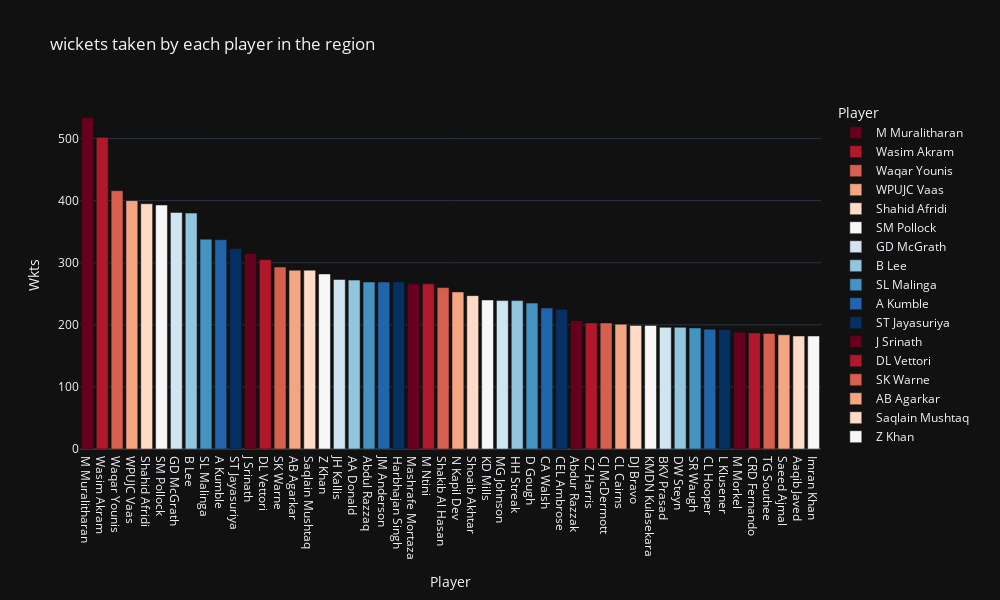

Write notebook code for a chart like this one.
### Code cell
#plotting
px.bar(bowling_odi.head(50), x="Player", y="Wkts", color="Player", title="wickets taken by each player in the region"
       , color_discrete_sequence=px.colors.sequential.RdBu, height=600, width=1000, template="plotly_dark",
       labels={"Final Region": "Region", "HS": "Matches Played"})

### Figure 1 — Plotly figure (JSON) as saved in the notebook; plotly's stock layout.template omitted (floating-point values rounded to 4 significant figures)
{"data": [{"alignmentgroup": "True", "hovertemplate": "Player=%{x}<br>Wkts=%{y}<extra></extra>", "legendgroup": "M Muralitharan ", "marker": {"color": "rgb(103,0,31)", "pattern": {"shape": ""}}, "name": "M Muralitharan ", "offsetgroup": "M Muralitharan ", "orientation": "v", "showlegend": true, "textposition": "auto", "type": "bar", "x": ["M Muralitharan "], "xaxis": "x", "y": [534], "yaxis": "y"}, {"alignmentgroup": "True", "hovertemplate": "Player=%{x}<br>Wkts=%{y}<extra></extra>", "legendgroup": "Wasim Akram ", "marker": {"color": "rgb(178,24,43)", "pattern": {"shape": ""}}, "name": "Wasim Akram ", "offsetgroup": "Wasim Akram ", "orientation": "v", "showlegend": true, "textposition": "auto", "type": "bar", "x": ["Wasim Akram "], "xaxis": "x", "y": [502], "yaxis": "y"}, {"alignmentgroup": "True", "hovertemplate": "Player=%{x}<br>Wkts=%{y}<extra></extra>", "legendgroup": "Waqar Younis ", "marker": {"color": "rgb(214,96,77)", "pattern": {"shape": ""}}, "name": "Waqar Younis ", "offsetgroup": "Waqar Younis ", "orientation": "v", "showlegend": true, "textposition": "auto", "type": "bar", "x": ["Waqar Younis "], "xaxis": "x", "y": [416], "yaxis": "y"}, {"alignmentgroup": "True", "hovertemplate": "Player=%{x}<br>Wkts=%{y}<extra></extra>", "legendgroup": "WPUJC Vaas ", "marker": {"color": "rgb(244,165,130)", "pattern": {"shape": ""}}, "name": "WPUJC Vaas ", "offsetgroup": "WPUJC Vaas ", "orientation": "v", "showlegend": true, "textposition": "auto", "type": "bar", "x": ["WPUJC Vaas "], "xaxis": "x", "y": [400], "yaxis": "y"}, {"alignmentgroup": "True", "hovertemplate": "Player=%{x}<br>Wkts=%{y}<extra></extra>", "legendgroup": "Shahid Afridi ", "marker": {"color": "rgb(253,219,199)", "pattern": {"shape": ""}}, "name": "Shahid Afridi ", "offsetgroup": "Shahid Afridi ", "orientation": "v", "showlegend": true, "textposition": "auto", "type": "bar", "x": ["Shahid Afridi "], "xaxis": "x", "y": [395], "yaxis": "y"}, {"alignmentgroup": "True", "hovertemplate": "Player=%{x}<br>Wkts=%{y}<extra></extra>", "legendgroup": "SM Pollock ", "marker": {"color": "rgb(247,247,247)", "pattern": {"shape": ""}}, "name": "SM Pollock ", "offsetgroup": "SM Pollock ", "orientation": "v", "showlegend": true, "textposition": "auto", "type": "bar", "x": ["SM Pollock "], "xaxis": "x", "y": [393], "yaxis": "y"}, {"alignmentgroup": "True", "hovertemplate": "Player=%{x}<br>Wkts=%{y}<extra></extra>", "legendgroup": "GD McGrath ", "marker": {"color": "rgb(209,229,240)", "pattern": {"shape": ""}}, "name": "GD McGrath ", "offsetgroup": "GD McGrath ", "orientation": "v", "showlegend": true, "textposition": "auto", "type": "bar", "x": ["GD McGrath "], "xaxis": "x", "y": [381], "yaxis": "y"}, {"alignmentgroup": "True", "hovertemplate": "Player=%{x}<br>Wkts=%{y}<extra></extra>", "legendgroup": "B Lee ", "marker": {"color": "rgb(146,197,222)", "pattern": {"shape": ""}}, "name": "B Lee ", "offsetgroup": "B Lee ", "orientation": "v", "showlegend": true, "textposition": "auto", "type": "bar", "x": ["B Lee "], "xaxis": "x", "y": [380], "yaxis": "y"}, {"alignmentgroup": "True", "hovertemplate": "Player=%{x}<br>Wkts=%{y}<extra></extra>", "legendgroup": "SL Malinga ", "marker": {"color": "rgb(67,147,195)", "pattern": {"shape": ""}}, "name": "SL Malinga ", "offsetgroup": "SL Malinga ", "orientation": "v", "showlegend": true, "textposition": "auto", "type": "bar", "x": ["SL Malinga "], "xaxis": "x", "y": [338], "yaxis": "y"}, {"alignmentgroup": "True", "hovertemplate": "Player=%{x}<br>Wkts=%{y}<extra></extra>", "legendgroup": "A Kumble ", "marker": {"color": "rgb(33,102,172)", "pattern": {"shape": ""}}, "name": "A Kumble ", "offsetgroup": "A Kumble ", "orientation": "v", "showlegend": true, "textposition": "auto", "type": "bar", "x": ["A Kumble "], "xaxis": "x", "y": [337], "yaxis": "y"}, {"alignmentgroup": "True", "hovertemplate": "Player=%{x}<br>Wkts=%{y}<extra></extra>", "legendgroup": "ST Jayasuriya ", "marker": {"color": "rgb(5,48,97)", "pattern": {"shape": ""}}, "name": "ST Jayasuriya ", "offsetgroup": "ST Jayasuriya ", "orientation": "v", "showlegend": true, "textposition": "auto", "type": "bar", "x": ["ST Jayasuriya "], "xaxis": "x", "y": [323], "yaxis": "y"}, {"alignmentgroup": "True", "hovertemplate": "Player=%{x}<br>Wkts=%{y}<extra></extra>", "legendgroup": "J Srinath ", "marker": {"color": "rgb(103,0,31)", "pattern": {"shape": ""}}, "name": "J Srinath ", "offsetgroup": "J Srinath ", "orientation": "v", "showlegend": true, "textposition": "auto", "type": "bar", "x": ["J Srinath "], "xaxis": "x", "y": [315], "yaxis": "y"}, {"alignmentgroup": "True", "hovertemplate": "Player=%{x}<br>Wkts=%{y}<extra></extra>", "legendgroup": "DL Vettori ", "marker": {"color": "rgb(178,24,43)", "pattern": {"shape": ""}}, "name": "DL Vettori ", "offsetgroup": "DL Vettori ", "orientation": "v", "showlegend": true, "textposition": "auto", "type": "bar", "x": ["DL Vettori "], "xaxis": "x", "y": [305], "yaxis": "y"}, {"alignmentgroup": "True", "hovertemplate": "Player=%{x}<br>Wkts=%{y}<extra></extra>", "legendgroup": "SK Warne ", "marker": {"color": "rgb(214,96,77)", "pattern": {"shape": ""}}, "name": "SK Warne ", "offsetgroup": "SK Warne ", "orientation": "v", "showlegend": true, "textposition": "auto", "type": "bar", "x": ["SK Warne "], "xaxis": "x", "y": [293], "yaxis": "y"}, {"alignmentgroup": "True", "hovertemplate": "Player=%{x}<br>Wkts=%{y}<extra></extra>", "legendgroup": "AB Agarkar ", "marker": {"color": "rgb(244,165,130)", "pattern": {"shape": ""}}, "name": "AB Agarkar ", "offsetgroup": "AB Agarkar ", "orientation": "v", "showlegend": true, "textposition": "auto", "type": "bar", "x": ["AB Agarkar "], "xaxis": "x", "y": [288], "yaxis": "y"}, {"alignmentgroup": "True", "hovertemplate": "Player=%{x}<br>Wkts=%{y}<extra></extra>", "legendgroup": "Saqlain Mushtaq ", "marker": {"color": "rgb(253,219,199)", "pattern": {"shape": ""}}, "name": "Saqlain Mushtaq ", "offsetgroup": "Saqlain Mushtaq ", "orientation": "v", "showlegend": true, "textposition": "auto", "type": "bar", "x": ["Saqlain Mushtaq "], "xaxis": "x", "y": [288], "yaxis": "y"}, {"alignmentgroup": "True", "hovertemplate": "Player=%{x}<br>Wkts=%{y}<extra></extra>", "legendgroup": "Z Khan ", "marker": {"color": "rgb(247,247,247)", "pattern": {"shape": ""}}, "name": "Z Khan ", "offsetgroup": "Z Khan ", "orientation": "v", "showlegend": true, "textposition": "auto", "type": "bar", "x": ["Z Khan "], "xaxis": "x", "y": [282], "yaxis": "y"}, {"alignmentgroup": "True", "hovertemplate": "Player=%{x}<br>Wkts=%{y}<extra></extra>", "legendgroup": "JH Kallis ", "marker": {"color": "rgb(209,229,240)", "pattern": {"shape": ""}}, "name": "JH Kallis ", "offsetgroup": "JH Kallis ", "orientation": "v", "showlegend": true, "textposition": "auto", "type": "bar", "x": ["JH Kallis "], "xaxis": "x", "y": [273], "yaxis": "y"}, {"alignmentgroup": "True", "hovertemplate": "Player=%{x}<br>Wkts=%{y}<extra></extra>", "legendgroup": "AA Donald ", "marker": {"color": "rgb(146,197,222)", "pattern": {"shape": ""}}, "name": "AA Donald ", "offsetgroup": "AA Donald ", "orientation": "v", "showlegend": true, "textposition": "auto", "type": "bar", "x": ["AA Donald "], "xaxis": "x", "y": [272], "yaxis": "y"}, {"alignmentgroup": "True", "hovertemplate": "Player=%{x}<br>Wkts=%{y}<extra></extra>", "legendgroup": "Abdul Razzaq ", "marker": {"color": "rgb(67,147,195)", "pattern": {"shape": ""}}, "name": "Abdul Razzaq ", "offsetgroup": "Abdul Razzaq ", "orientation": "v", "showlegend": true, "textposition": "auto", "type": "bar", "x": ["Abdul Razzaq "], "xaxis": "x", "y": [269], "yaxis": "y"}, {"alignmentgroup": "True", "hovertemplate": "Player=%{x}<br>Wkts=%{y}<extra></extra>", "legendgroup": "JM Anderson ", "marker": {"color": "rgb(33,102,172)", "pattern": {"shape": ""}}, "name": "JM Anderson ", "offsetgroup": "JM Anderson ", "orientation": "v", "showlegend": true, "textposition": "auto", "type": "bar", "x": ["JM Anderson "], "xaxis": "x", "y": [269], "yaxis": "y"}, {"alignmentgroup": "True", "hovertemplate": "Player=%{x}<br>Wkts=%{y}<extra></extra>", "legendgroup": "Harbhajan Singh ", "marker": {"color": "rgb(5,48,97)", "pattern": {"shape": ""}}, "name": "Harbhajan Singh ", "offsetgroup": "Harbhajan Singh ", "orientation": "v", "showlegend": true, "textposition": "auto", "type": "bar", "x": ["Harbhajan Singh "], "xaxis": "x", "y": [269], "yaxis": "y"}, {"alignmentgroup": "True", "hovertemplate": "Player=%{x}<br>Wkts=%{y}<extra></extra>", "legendgroup": "Mashrafe Mortaza ", "marker": {"color": "rgb(103,0,31)", "pattern": {"shape": ""}}, "name": "Mashrafe Mortaza ", "offsetgroup": "Mashrafe Mortaza ", "orientation": "v", "showlegend": true, "textposition": "auto", "type": "bar", "x": ["Mashrafe Mortaza "], "xaxis": "x", "y": [266], "yaxis": "y"}, {"alignmentgroup": "True", "hovertemplate": "Player=%{x}<br>Wkts=%{y}<extra></extra>", "legendgroup": "M Ntini ", "marker": {"color": "rgb(178,24,43)", "pattern": {"shape": ""}}, "name": "M Ntini ", "offsetgroup": "M Ntini ", "orientation": "v", "showlegend": true, "textposition": "auto", "type": "bar", "x": ["M Ntini "], "xaxis": "x", "y": [266], "yaxis": "y"}, {"alignmentgroup": "True", "hovertemplate": "Player=%{x}<br>Wkts=%{y}<extra></extra>", "legendgroup": "Shakib Al Hasan ", "marker": {"color": "rgb(214,96,77)", "pattern": {"shape": ""}}, "name": "Shakib Al Hasan ", "offsetgroup": "Shakib Al Hasan ", "orientation": "v", "showlegend": true, "textposition": "auto", "type": "bar", "x": ["Shakib Al Hasan "], "xaxis": "x", "y": [260], "yaxis": "y"}, {"alignmentgroup": "True", "hovertemplate": "Player=%{x}<br>Wkts=%{y}<extra></extra>", "legendgroup": "N Kapil Dev ", "marker": {"color": "rgb(244,165,130)", "pattern": {"shape": ""}}, "name": "N Kapil Dev ", "offsetgroup": "N Kapil Dev ", "orientation": "v", "showlegend": true, "textposition": "auto", "type": "bar", "x": ["N Kapil Dev "], "xaxis": "x", "y": [253], "yaxis": "y"}, {"alignmentgroup": "True", "hovertemplate": "Player=%{x}<br>Wkts=%{y}<extra></extra>", "legendgroup": "Shoaib Akhtar ", "marker": {"color": "rgb(253,219,199)", "pattern": {"shape": ""}}, "name": "Shoaib Akhtar ", "offsetgroup": "Shoaib Akhtar ", "orientation": "v", "showlegend": true, "textposition": "auto", "type": "bar", "x": ["Shoaib Akhtar "], "xaxis": "x", "y": [247], "yaxis": "y"}, {"alignmentgroup": "True", "hovertemplate": "Player=%{x}<br>Wkts=%{y}<extra></extra>", "legendgroup": "KD Mills ", "marker": {"color": "rgb(247,247,247)", "pattern": {"shape": ""}}, "name": "KD Mills ", "offsetgroup": "KD Mills ", "orientation": "v", "showlegend": true, "textposition": "auto", "type": "bar", "x": ["KD Mills "], "xaxis": "x", "y": [240], "yaxis": "y"}, {"alignmentgroup": "True", "hovertemplate": "Player=%{x}<br>Wkts=%{y}<extra></extra>", "legendgroup": "MG Johnson ", "marker": {"color": "rgb(209,229,240)", "pattern": {"shape": ""}}, "name": "MG Johnson ", "offsetgroup": "MG Johnson ", "orientation": "v", "showlegend": true, "textposition": "auto", "type": "bar", "x": ["MG Johnson "], "xaxis": "x", "y": [239], "yaxis": "y"}, {"alignmentgroup": "True", "hovertemplate": "Player=%{x}<br>Wkts=%{y}<extra></extra>", "legendgroup": "HH Streak ", "marker": {"color": "rgb(146,197,222)", "pattern": {"shape": ""}}, "name": "HH Streak ", "offsetgroup": "HH Streak ", "orientation": "v", "showlegend": true, "textposition": "auto", "type": "bar", "x": ["HH Streak "], "xaxis": "x", "y": [239], "yaxis": "y"}, {"alignmentgroup": "True", "hovertemplate": "Player=%{x}<br>Wkts=%{y}<extra></extra>", "legendgroup": "D Gough ", "marker": {"color": "rgb(67,147,195)", "pattern": {"shape": ""}}, "name": "D Gough ", "offsetgroup": "D Gough ", "orientation": "v", "showlegend": true, "textposition": "auto", "type": "bar", "x": ["D Gough "], "xaxis": "x", "y": [235], "yaxis": "y"}, {"alignmentgroup": "True", "hovertemplate": "Player=%{x}<br>Wkts=%{y}<extra></extra>", "legendgroup": "CA Walsh ", "marker": {"color": "rgb(33,102,172)", "pattern": {"shape": ""}}, "name": "CA Walsh ", "offsetgroup": "CA Walsh ", "orientation": "v", "showlegend": true, "textposition": "auto", "type": "bar", "x": ["CA Walsh "], "xaxis": "x", "y": [227], "yaxis": "y"}, {"alignmentgroup": "True", "hovertemplate": "Player=%{x}<br>Wkts=%{y}<extra></extra>", "legendgroup": "CEL Ambrose ", "marker": {"color": "rgb(5,48,97)", "pattern": {"shape": ""}}, "name": "CEL Ambrose ", "offsetgroup": "CEL Ambrose ", "orientation": "v", "showlegend": true, "textposition": "auto", "type": "bar", "x": ["CEL Ambrose "], "xaxis": "x", "y": [225], "yaxis": "y"}, {"alignmentgroup": "True", "hovertemplate": "Player=%{x}<br>Wkts=%{y}<extra></extra>", "legendgroup": "Abdur Razzak ", "marker": {"color": "rgb(103,0,31)", "pattern": {"shape": ""}}, "name": "Abdur Razzak ", "offsetgroup": "Abdur Razzak ", "orientation": "v", "showlegend": true, "textposition": "auto", "type": "bar", "x": ["Abdur Razzak "], "xaxis": "x", "y": [207], "yaxis": "y"}, {"alignmentgroup": "True", "hovertemplate": "Player=%{x}<br>Wkts=%{y}<extra></extra>", "legendgroup": "CZ Harris ", "marker": {"color": "rgb(178,24,43)", "pattern": {"shape": ""}}, "name": "CZ Harris ", "offsetgroup": "CZ Harris ", "orientation": "v", "showlegend": true, "textposition": "auto", "type": "bar", "x": ["CZ Harris "], "xaxis": "x", "y": [203], "yaxis": "y"}, {"alignmentgroup": "True", "hovertemplate": "Player=%{x}<br>Wkts=%{y}<extra></extra>", "legendgroup": "CJ McDermott ", "marker": {"color": "rgb(214,96,77)", "pattern": {"shape": ""}}, "name": "CJ McDermott ", "offsetgroup": "CJ McDermott ", "orientation": "v", "showlegend": true, "textposition": "auto", "type": "bar", "x": ["CJ McDermott "], "xaxis": "x", "y": [203], "yaxis": "y"}, {"alignmentgroup": "True", "hovertemplate": "Player=%{x}<br>Wkts=%{y}<extra></extra>", "legendgroup": "CL Cairns ", "marker": {"color": "rgb(244,165,130)", "pattern": {"shape": ""}}, "name": "CL Cairns ", "offsetgroup": "CL Cairns ", "orientation": "v", "showlegend": true, "textposition": "auto", "type": "bar", "x": ["CL Cairns "], "xaxis": "x", "y": [201], "yaxis": "y"}, {"alignmentgroup": "True", "hovertemplate": "Player=%{x}<br>Wkts=%{y}<extra></extra>", "legendgroup": "DJ Bravo ", "marker": {"color": "rgb(253,219,199)", "pattern": {"shape": ""}}, "name": "DJ Bravo ", "offsetgroup": "DJ Bravo ", "orientation": "v", "showlegend": true, "textposition": "auto", "type": "bar", "x": ["DJ Bravo "], "xaxis": "x", "y": [199], "yaxis": "y"}, {"alignmentgroup": "True", "hovertemplate": "Player=%{x}<br>Wkts=%{y}<extra></extra>", "legendgroup": "KMDN Kulasekara ", "marker": {"color": "rgb(247,247,247)", "pattern": {"shape": ""}}, "name": "KMDN Kulasekara ", "offsetgroup": "KMDN Kulasekara ", "orientation": "v", "showlegend": true, "textposition": "auto", "type": "bar", "x": ["KMDN Kulasekara "], "xaxis": "x", "y": [199], "yaxis": "y"}, {"alignmentgroup": "True", "hovertemplate": "Player=%{x}<br>Wkts=%{y}<extra></extra>", "legendgroup": "BKV Prasad ", "marker": {"color": "rgb(209,229,240)", "pattern": {"shape": ""}}, "name": "BKV Prasad ", "offsetgroup": "BKV Prasad ", "orientation": "v", "showlegend": true, "textposition": "auto", "type": "bar", "x": ["BKV Prasad "], "xaxis": "x", "y": [196], "yaxis": "y"}, {"alignmentgroup": "True", "hovertemplate": "Player=%{x}<br>Wkts=%{y}<extra></extra>", "legendgroup": "DW Steyn ", "marker": {"color": "rgb(146,197,222)", "pattern": {"shape": ""}}, "name": "DW Steyn ", "offsetgroup": "DW Steyn ", "orientation": "v", "showlegend": true, "textposition": "auto", "type": "bar", "x": ["DW Steyn "], "xaxis": "x", "y": [196], "yaxis": "y"}, {"alignmentgroup": "True", "hovertemplate": "Player=%{x}<br>Wkts=%{y}<extra></extra>", "legendgroup": "SR Waugh ", "marker": {"color": "rgb(67,147,195)", "pattern": {"shape": ""}}, "name": "SR Waugh ", "offsetgroup": "SR Waugh ", "orientation": "v", "showlegend": true, "textposition": "auto", "type": "bar", "x": ["SR Waugh "], "xaxis": "x", "y": [195], "yaxis": "y"}, {"alignmentgroup": "True", "hovertemplate": "Player=%{x}<br>Wkts=%{y}<extra></extra>", "legendgroup": "CL Hooper ", "marker": {"color": "rgb(33,102,172)", "pattern": {"shape": ""}}, "name": "CL Hooper ", "offsetgroup": "CL Hooper ", "orientation": "v", "showlegend": true, "textposition": "auto", "type": "bar", "x": ["CL Hooper "], "xaxis": "x", "y": [193], "yaxis": "y"}, {"alignmentgroup": "True", "hovertemplate": "Player=%{x}<br>Wkts=%{y}<extra></extra>", "legendgroup": "L Klusener ", "marker": {"color": "rgb(5,48,97)", "pattern": {"shape": ""}}, "name": "L Klusener ", "offsetgroup": "L Klusener ", "orientation": "v", "showlegend": true, "textposition": "auto", "type": "bar", "x": ["L Klusener "], "xaxis": "x", "y": [192], "yaxis": "y"}, {"alignmentgroup": "True", "hovertemplate": "Player=%{x}<br>Wkts=%{y}<extra></extra>", "legendgroup": "M Morkel ", "marker": {"color": "rgb(103,0,31)", "pattern": {"shape": ""}}, "name": "M Morkel ", "offsetgroup": "M Morkel ", "orientation": "v", "showlegend": true, "textposition": "auto", "type": "bar", "x": ["M Morkel "], "xaxis": "x", "y": [188], "yaxis": "y"}, {"alignmentgroup": "True", "hovertemplate": "Player=%{x}<br>Wkts=%{y}<extra></extra>", "legendgroup": "CRD Fernando ", "marker": {"color": "rgb(178,24,43)", "pattern": {"shape": ""}}, "name": "CRD Fernando ", "offsetgroup": "CRD Fernando ", "orientation": "v", "showlegend": true, "textposition": "auto", "type": "bar", "x": ["CRD Fernando "], "xaxis": "x", "y": [187], "yaxis": "y"}, {"alignmentgroup": "True", "hovertemplate": "Player=%{x}<br>Wkts=%{y}<extra></extra>", "legendgroup": "TG Southee ", "marker": {"color": "rgb(214,96,77)", "pattern": {"shape": ""}}, "name": "TG Southee ", "offsetgroup": "TG Southee ", "orientation": "v", "showlegend": true, "textposition": "auto", "type": "bar", "x": ["TG Southee "], "xaxis": "x", "y": [186], "yaxis": "y"}, {"alignmentgroup": "True", "hovertemplate": "Player=%{x}<br>Wkts=%{y}<extra></extra>", "legendgroup": "Saeed Ajmal ", "marker": {"color": "rgb(244,165,130)", "pattern": {"shape": ""}}, "name": "Saeed Ajmal ", "offsetgroup": "Saeed Ajmal ", "orientation": "v", "showlegend": true, "textposition": "auto", "type": "bar", "x": ["Saeed Ajmal "], "xaxis": "x", "y": [184], "yaxis": "y"}, {"alignmentgroup": "True", "hovertemplate": "Player=%{x}<br>Wkts=%{y}<extra></extra>", "legendgroup": "Aaqib Javed ", "marker": {"color": "rgb(253,219,199)", "pattern": {"shape": ""}}, "name": "Aaqib Javed ", "offsetgroup": "Aaqib Javed ", "orientation": "v", "showlegend": true, "textposition": "auto", "type": "bar", "x": ["Aaqib Javed "], "xaxis": "x", "y": [182], "yaxis": "y"}, {"alignmentgroup": "True", "hovertemplate": "Player=%{x}<br>Wkts=%{y}<extra></extra>", "legendgroup": "Imran Khan ", "marker": {"color": "rgb(247,247,247)", "pattern": {"shape": ""}}, "name": "Imran Khan ", "offsetgroup": "Imran Khan ", "orientation": "v", "showlegend": true, "textposition": "auto", "type": "bar", "x": ["Imran Khan "], "xaxis": "x", "y": [182], "yaxis": "y"}], "layout": {"barmode": "relative", "height": 600, "legend": {"title": {"text": "Player"}, "tracegroupgap": 0}, "title": {"text": "wickets taken by each player in the region"}, "width": 1000, "xaxis": {"anchor": "y", "categoryarray": ["M Muralitharan ", "Wasim Akram ", "Waqar Younis ", "WPUJC Vaas ", "Shahid Afridi ", "SM Pollock ", "GD McGrath ", "B Lee ", "SL Malinga ", "A Kumble ", "ST Jayasuriya ", "J Srinath ", "DL Vettori ", "SK Warne ", "AB Agarkar ", "Saqlain Mushtaq ", "Z Khan ", "JH Kallis ", "AA Donald ", "Abdul Razzaq ", "JM Anderson ", "Harbhajan Singh ", "Mashrafe Mortaza ", "M Ntini ", "Shakib Al Hasan ", "N Kapil Dev ", "Shoaib Akhtar ", "KD Mills ", "MG Johnson ", "HH Streak ", "D Gough ", "CA Walsh ", "CEL Ambrose ", "Abdur Razzak ", "CZ Harris ", "CJ McDermott ", "CL Cairns ", "DJ Bravo ", "KMDN Kulasekara ", "BKV Prasad ", "DW Steyn ", "SR Waugh ", "CL Hooper ", "L Klusener ", "M Morkel ", "CRD Fernando ", "TG Southee ", "Saeed Ajmal ", "Aaqib Javed ", "Imran Khan "], "categoryorder": "array", "domain": [0, 1], "title": {"text": "Player"}}, "yaxis": {"anchor": "x", "domain": [0, 1], "title": {"text": "Wkts"}}}}
